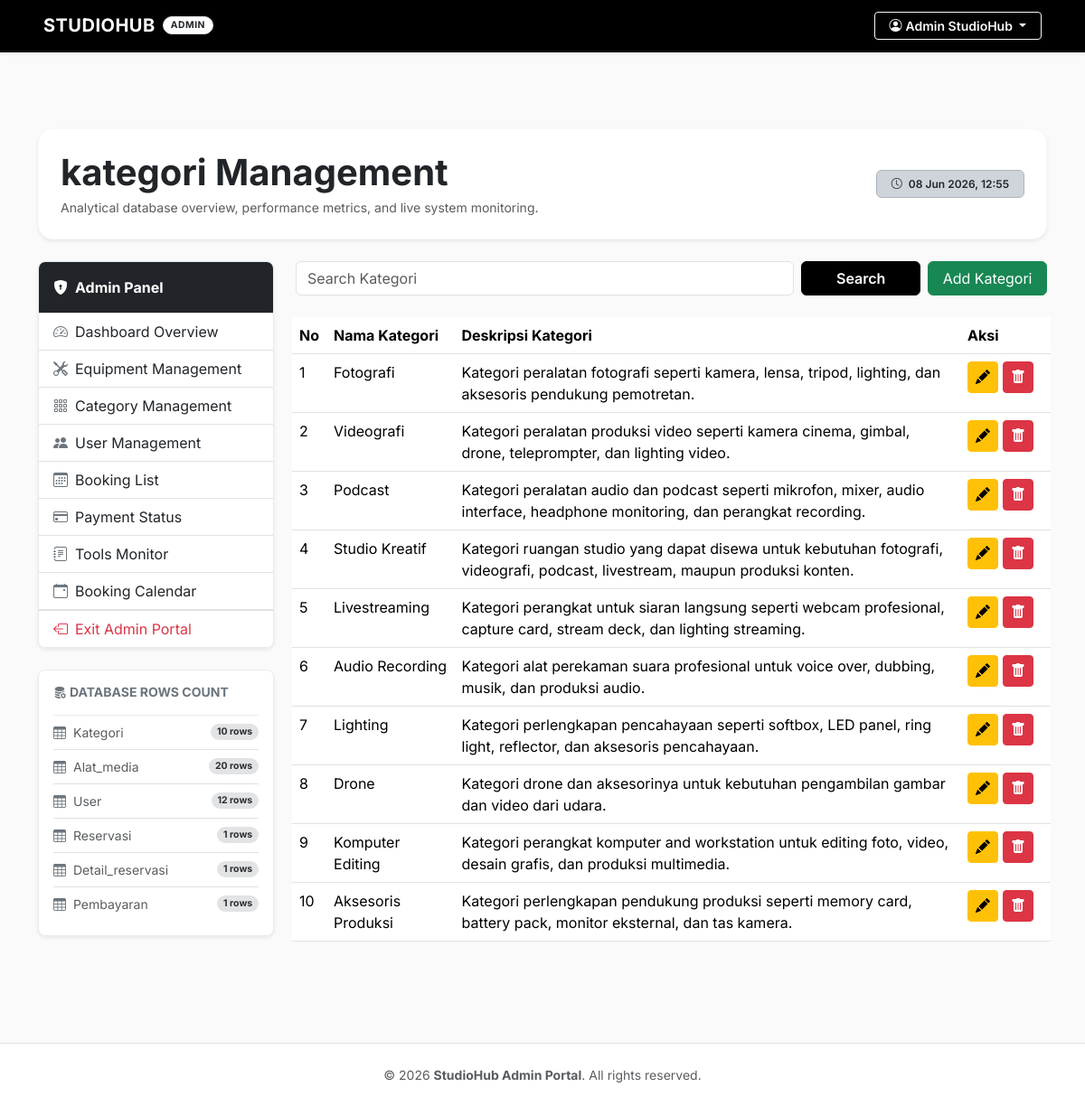
/modules/admin/kategori/index.php (signed in), run on the app's committed database.
### tables this page shows
CREATE TABLE IF NOT EXISTS `kategori` (
  `id_kategori` int(11) NOT NULL,
  `nama_kategori` varchar(100) NOT NULL,
  `desc_kategori` text DEFAULT NULL
);

### modules/admin/kategori/index.php (the view, shortened to what this page needs)
<?php
require '../../../config/koneksi.php';
$query = 'SELECT * FROM kategori WHERE 1 = 1';
$query .= ' ORDER BY id_kategori;';
$hasil = mysqli_query($conn, $query);
$tables = [
    'kategori',
    'alat_media',
    'user',
    'reservasi',
    'detail_reservasi',
    'pembayaran',
];
$table_sizes = [];
foreach ($tables as $t) {
    $size_q = mysqli_query($conn, "SELECT COUNT(*) AS total FROM `$t`");
    $table_sizes[$t] = mysqli_fetch_assoc($size_q)['total'] ?? 0;
}
?>
<!DOCTYPE html>
<html lang="en">
<head>
</head>
<body>
<?php include '../../../includes/header_admin.php'; ?>
<div class="pt-5 pb-4">
    <div class="p-4 bg-white border border-light shadow-sm rounded-4 mb-4 d-flex flex-wrap justify-content-between align-items-center">
        <div>
            <h1 class="fw-bold mb-1 text-dark">kategori Management</h1>
            <p class="text-muted mb-0 small">
                Analytical database overview, performance metrics, and live system monitoring.
            </p>
        </div>
        <div class="mt-3 mt-md-0">
            <span class="badge bg-dark-subtle text-dark border border-dark-subtle px-3 py-2 fw-semibold">
                <i class="bi bi-clock me-1"></i> <?= date('d M Y, H:i') ?>
            </span>
        </div>
    </div>
    <div class="row g-4">
        <div class="col-lg-3">
            <?php include '../../../includes/sidebar_admin.php'; ?>
            <div class="card shadow-sm border border-light-subtle rounded-3 p-3 mt-4 bg-white">
                <h6 class="fw-bold mb-3 text-secondary text-uppercase small"><i class="bi bi-database-fill-gear me-1"></i>Database Rows Count</h6>
                <div class="list-group list-group-flush small">
                    <?php foreach ($table_sizes as $table_name => $count): ?>
                    <div class="list-group-item d-flex justify-content-between align-items-center px-0 bg-transparent py-2">
                        <span class="text-muted text-capitalize"><i class="bi bi-table me-2 text-secondary"></i><?= htmlspecialchars(
                            $table_name,
                        ) ?></span>
                        <span class="badge bg-secondary-subtle text-secondary-emphasis rounded-pill"><?= $count ?> rows</span>
                    </div>
                    <?php endforeach; ?>
                </div>
            </div>
        </div>
        <div class="col-lg-9">
            <form method="GET" class="row g-2 mb-4">
                <div class="col-md-8">
                    <input type="text" name="search" class="form-control" placeholder="Search Kategori" value="<?= $_GET[
                        'search'
                    ] ?? '' ?>">
                </div>
                <div class="col-md-2">
                    <button type="submit" class="btn btn-dark w-100">
                        Search
                    </button>
                </div>
                <div class="col-md-2">
                    <button class="btn btn-success w-100">
                        Add Kategori
                    </button>
                </div>
            </form>
            <div class="row g-2 mb-4">
                <table class="table table-hover">
                    <thead>
                        <tr>
                            <th>No</th>
                            <th>Nama Kategori</th>
                            <th>Deskripsi Kategori</th>
                            <th style="width: 100px;">Aksi</th>
                        </tr>
                    </thead>
                    <tbody>
                        <?php
                        $no = 1;
                        while ($data = mysqli_fetch_array($hasil)) { ?>
                                <tr>
                                    <td><?php echo $no; ?></td>
                                    <td><?php echo $data[
                                        'nama_kategori'
                                    ]; ?></td>
                                    <td><?php echo $data[
                                        'desc_kategori'
                                    ]; ?></td>
                                    <td>
                                        <a href="./update.php?id_kategori=<?= $data[
                                            'id_kategori'
                                        ] ?>" class="btn btn-warning btn-sm" title="edit" style="padding-bottom: 8px;">
                                        </a>
                                        <a onclick="return confirm('Apakah Anda yakin ingin menghapus data ini?');" href="./delete.php?id_kategori=<?= $data[
                                            'id_kategori'
                                        ] ?>" class="btn btn-danger btn-sm" title="delete" style="padding-bottom: 8px;">
                                        </a>
                                    </td>
                                </tr>
                            <?php $no++;}
                        ?>
                    </tbody>
                </table>
            </div>
        </div>
    </div>
</div>
<?php include '../../../includes/footer_admin.php'; ?>
</body>
</html>

### assets/css/style.css (style rules this page uses)
body { font-family: 'Inter', -apple-system, BlinkMacSystemFont, "Segoe UI", Roboto, "Helvetica Neue", Arial, sans-serif; color: #333333; background-color: #f8f9fa; padding-top: 70px; }
.card { border: 1px solid #e3e6f0; border-radius: 6px; box-shadow: 0 2px 4px rgba(0,0,0,0.02); transition: transform 0.2s, box-shadow 0.2s; }

### includes/header_admin.php (style rules this page uses)
body { font-family: 'Inter', -apple-system, BlinkMacSystemFont, "Segoe UI", Roboto, sans-serif; color: #1a1a1a; background-color: #fafafa; }
.btn-dark { background-color: #000000 !important; border-color: #000000 !important; color: #ffffff !important; font-weight: 600; transition: all 0.2s ease; }

### data on the page
kategori: nama_kategori "Fotografi", desc_kategori "Kategori peralatan fotografi seperti kamera, lensa, tripod, lighting, dan aksesoris pendukung pemotretan."
kategori: nama_kategori "Videografi", desc_kategori "Kategori peralatan produksi video seperti kamera cinema, gimbal, drone, teleprompter, dan lighting video."
kategori: nama_kategori "Podcast", desc_kategori "Kategori peralatan audio dan podcast seperti mikrofon, mixer, audio interface, headphone monitoring, dan perangkat recording."
kategori: nama_kategori "Studio Kreatif", desc_kategori "Kategori ruangan studio yang dapat disewa untuk kebutuhan fotografi, videografi, podcast, livestream, maupun produksi konten."
kategori: nama_kategori "Livestreaming", desc_kategori "Kategori perangkat untuk siaran langsung seperti webcam profesional, capture card, stream deck, dan lighting streaming."
kategori: nama_kategori "Audio Recording", desc_kategori "Kategori alat perekaman suara profesional untuk voice over, dubbing, musik, dan produksi audio."
kategori: nama_kategori "Lighting", desc_kategori "Kategori perlengkapan pencahayaan seperti softbox, LED panel, ring light, reflector, dan aksesoris pencahayaan."
kategori: nama_kategori "Drone", desc_kategori "Kategori drone dan aksesorinya untuk kebutuhan pengambilan gambar dan video dari udara."
kategori: nama_kategori "Komputer Editing", desc_kategori "Kategori perangkat komputer and workstation untuk editing foto, video, desain grafis, dan produksi multimedia."
kategori: nama_kategori "Aksesoris Produksi", desc_kategori "Kategori perlengkapan pendukung produksi seperti memory card, battery pack, monitor eksternal, dan tas kamera."

### other printed values
$_SESSION['nama'] "Admin StudioHub"
$table_name "Kategori"
$count "10"
$table_name "Alat_media"
$count "20"
$table_name "User"
$count "12"
$table_name "Reservasi"
$count "1"
$table_name "Detail_reservasi"
$table_name "Pembayaran"
